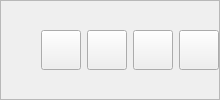
               <widget class="QFrame" name="frame_2">
                <property name="sizePolicy">
                 <sizepolicy hsizetype="Preferred" vsizetype="Preferred">
                  <horstretch>0</horstretch>
                  <verstretch>0</verstretch>
                 </sizepolicy>
                </property>
                <property name="minimumSize">
                 <size>
                  <width>30</width>
                  <height>42</height>
                 </size>
                </property>
                <property name="styleSheet">
                 <string notr="true"/>
                </property>
                <property name="frameShape">
                 <enum>QFrame::StyledPanel</enum>
                </property>
                <property name="frameShadow">
                 <enum>QFrame::Raised</enum>
                </property>
                <layout class="QHBoxLayout" name="horizontalLayout_3">
                 <property name="leftMargin">
                  <number>0</number>
                 </property>
                 <property name="topMargin">
                  <number>0</number>
                 </property>
                 <property name="rightMargin">
                  <number>0</number>
                 </property>
                 <property name="bottomMargin">
                  <number>0</number>
                 </property>
                 <item>
                  <spacer name="horizontalSpacer_2">
                   <property name="orientation">
                    <enum>Qt::Horizontal</enum>
                   </property>
                   <property name="sizeHint" stdset="0">
                    <size>
                     <width>40</width>
                     <height>20</height>
                    </size>
                   </property>
                  </spacer>
                 </item>
                 <item>
                  <widget class="QPushButton" name="pushButton_6">
                   <property name="minimumSize">
                    <size>
                     <width>40</width>
                     <height>40</height>
                    </size>
                   </property>
                   <property name="maximumSize">
                    <size>
                     <width>40</width>
                     <height>40</height>
                    </size>
                   </property>
                   <property name="text">
                    <string/>
                   </property>
                   <property name="icon">
                    <iconset>
                     <normaloff>iconos/remove.png</normaloff>iconos/remove.png</iconset>
                   </property>
                   <property name="iconSize">
                    <size>
                     <width>30</width>
                     <height>30</height>
                    </size>
                   </property>
                  </widget>
                 </item>
                 <item>
                  <widget class="QPushButton" name="pushButton_7">
                   <property name="minimumSize">
                    <size>
                     <width>40</width>
                     <height>40</height>
                    </size>
                   </property>
                   <property name="maximumSize">
                    <size>
                     <width>40</width>
                     <height>40</height>
                    </size>
                   </property>
                   <property name="text">
                    <string/>
                   </property>
                   <property name="icon">
                    <iconset>
                     <normaloff>iconos/fullscreen_exit.png</normaloff>iconos/fullscreen_exit.png</iconset>
                   </property>
                   <property name="iconSize">
                    <size>
                     <width>30</width>
                     <height>30</height>
                    </size>
                   </property>
                  </widget>
                 </item>
                 <item>
                  <widget class="QPushButton" name="pushButton_8">
                   <property name="minimumSize">
                    <size>
                     <width>40</width>
                     <height>40</height>
                    </size>
                   </property>
                   <property name="maximumSize">
                    <size>
                     <width>40</width>
                     <height>40</height>
                    </size>
                   </property>
                   <property name="text">
                    <string/>
                   </property>
                   <property name="icon">
                    <iconset>
                     <normaloff>iconos/fullscreen.png</normaloff>iconos/fullscreen.png</iconset>
                   </property>
                   <property name="iconSize">
                    <size>
                     <width>30</width>
                     <height>30</height>
                    </size>
                   </property>
                  </widget>
                 </item>
                 <item>
                  <widget class="QPushButton" name="pushButton_9">
                   <property name="minimumSize">
                    <size>
                     <width>40</width>
                     <height>40</height>
                    </size>
                   </property>
                   <property name="maximumSize">
                    <size>
                     <width>40</width>
                     <height>40</height>
                    </size>
                   </property>
                   <property name="text">
                    <string/>
                   </property>
                   <property name="icon">
                    <iconset>
                     <normaloff>iconos/close.png</normaloff>iconos/close.png</iconset>
                   </property>
                   <property name="iconSize">
                    <size>
                     <width>30</width>
                     <height>30</height>
                    </size>
                   </property>
                  </widget>
                 </item>
                </layout>
               </widget>
